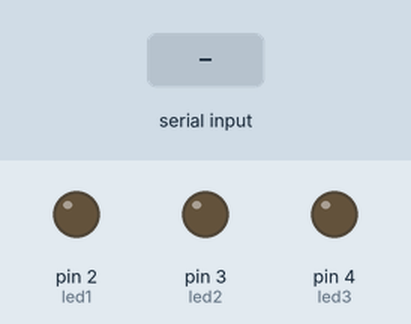
Bench run of a sketch on a simulated Arduino Uno, built with avr-gcc and run on an emulated ATmega328P. Shown: output pins drawn as LEDs (lit = HIGH). The inputs (shaded band) are chosen by the test bench.

Above: at 1.2 s.
1.3 s: "3" received over Serial
At 1.9 s:
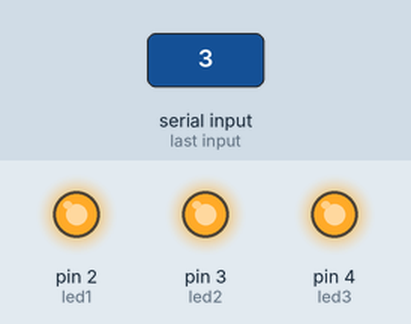
2.8 s: "2" received over Serial
At 3.1 s:
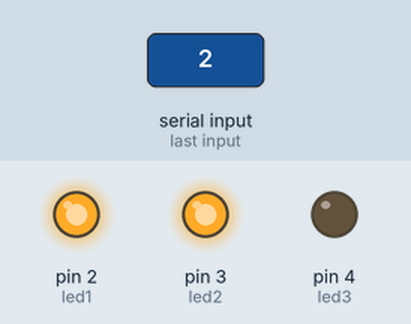
4.3 s: "1" received over Serial
At 5.4 s:
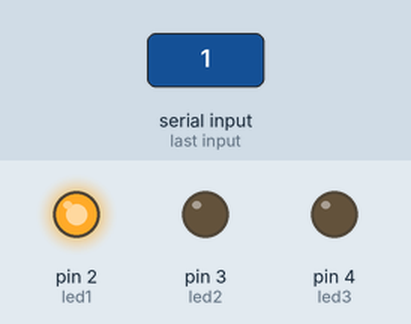
5.8 s: "0" received over Serial
At 6.5 s:
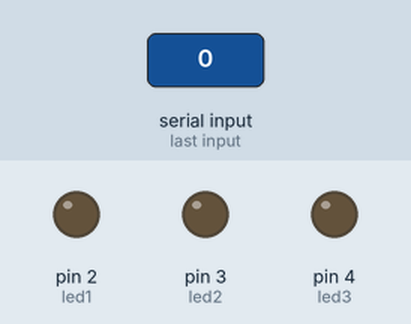
Timing chart, 0 to 8.3 s (numbered marks = the images above; inputs shaded):
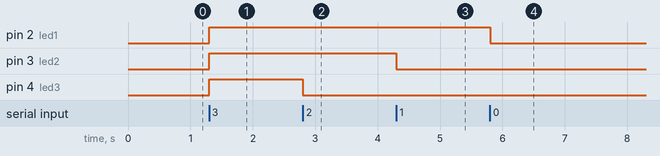

The sketch:

sketch_nov18b.ino
```cpp
// Arduino IDE:
// File -> Examples -> 04.Communication -> PhysicalPixel

const int led1 = 2; // pin the LEDs are attached to
const int led2 = 3; // pin the LEDs are attached to
const int led3 = 4; // pin the LEDs are attached to
int incomingByte;      // variable stores  serial data

void setup() {
  // initialize serial communication:
  Serial.begin(9600);
  // initialize the LED pin as an output:
  pinMode(led1, OUTPUT);
  pinMode(led2, OUTPUT);
  pinMode(led3, OUTPUT);
}

void loop() {
  // see if there's incoming serial data:
  if (Serial.available() > 0) {
    // read the oldest byte in the serial buffer:
    incomingByte = Serial.read();
    // if it's a capital H (ASCII 72), turn on the LED:
    if (incomingByte == '3') {
      digitalWrite(led1, HIGH);
      digitalWrite(led2, HIGH);
      digitalWrite(led3, HIGH);

    }
    // if it's an L (ASCII 76) turn off the LED:
    if (incomingByte == '2') {
      digitalWrite(led1, HIGH);
      digitalWrite(led2, HIGH);
      digitalWrite(led3, LOW);
    }
    if (incomingByte == '1') {
      digitalWrite(led1, HIGH);
      digitalWrite(led2, LOW);
      digitalWrite(led3, LOW);
    }
    // if it's an L (ASCII 76) turn off the LED:
    if (incomingByte == '0') {
      digitalWrite(led1, LOW);
      digitalWrite(led2, LOW);
      digitalWrite(led3, LOW);
    }
  }
}
```

Measured:
- after the input at 1.3 s, pin 2 (led1), pin 3 (led2), pin 4 (led3): LOW → HIGH at once
- after the input at 2.8 s, pin 4 (led3): HIGH → LOW at once
- after the input at 4.3 s, pin 3 (led2): HIGH → LOW at once
- after the input at 5.8 s, pin 2 (led1): HIGH → LOW at once
